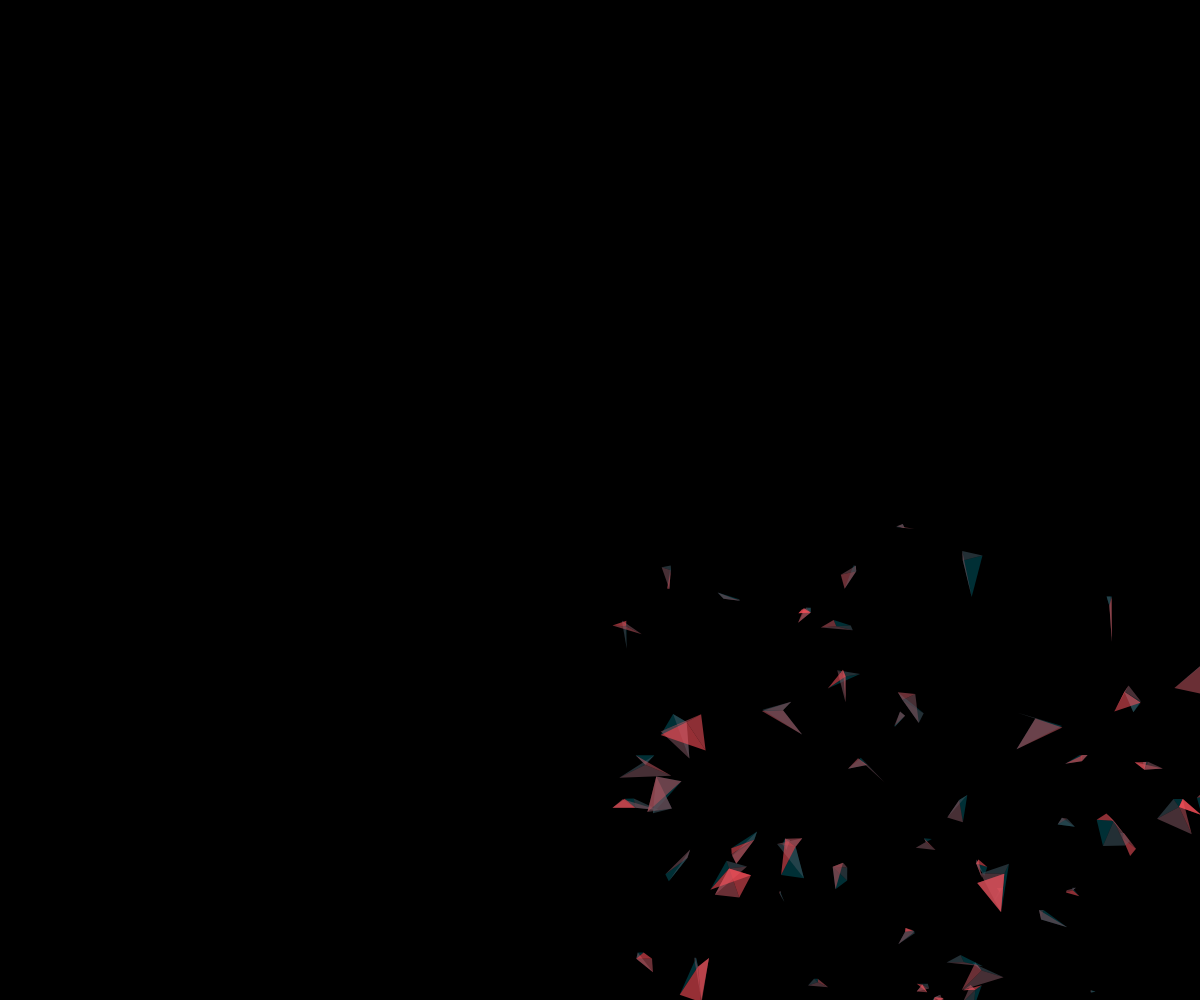
Frame 1 (no input)
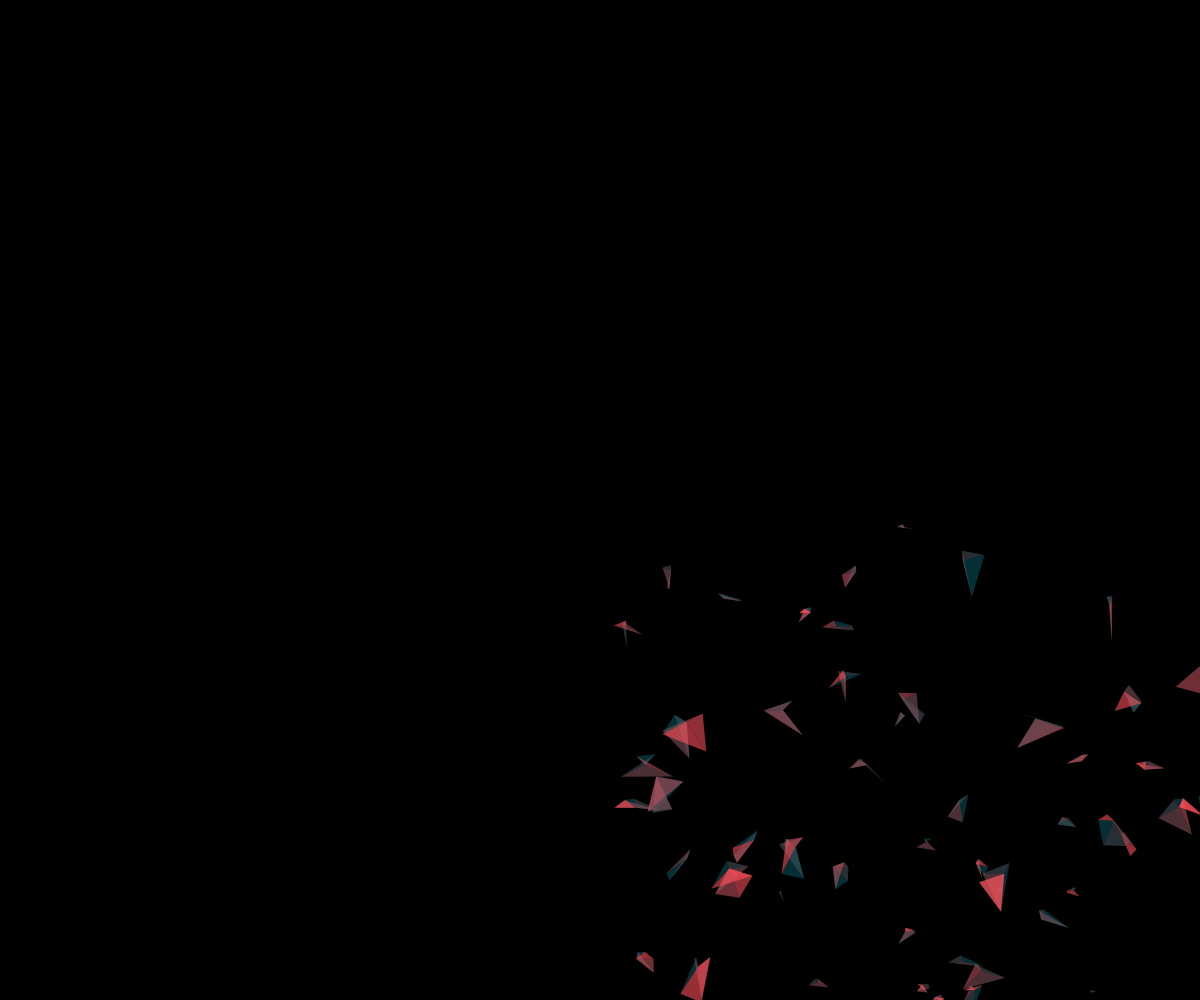
Frame 60 (no input)
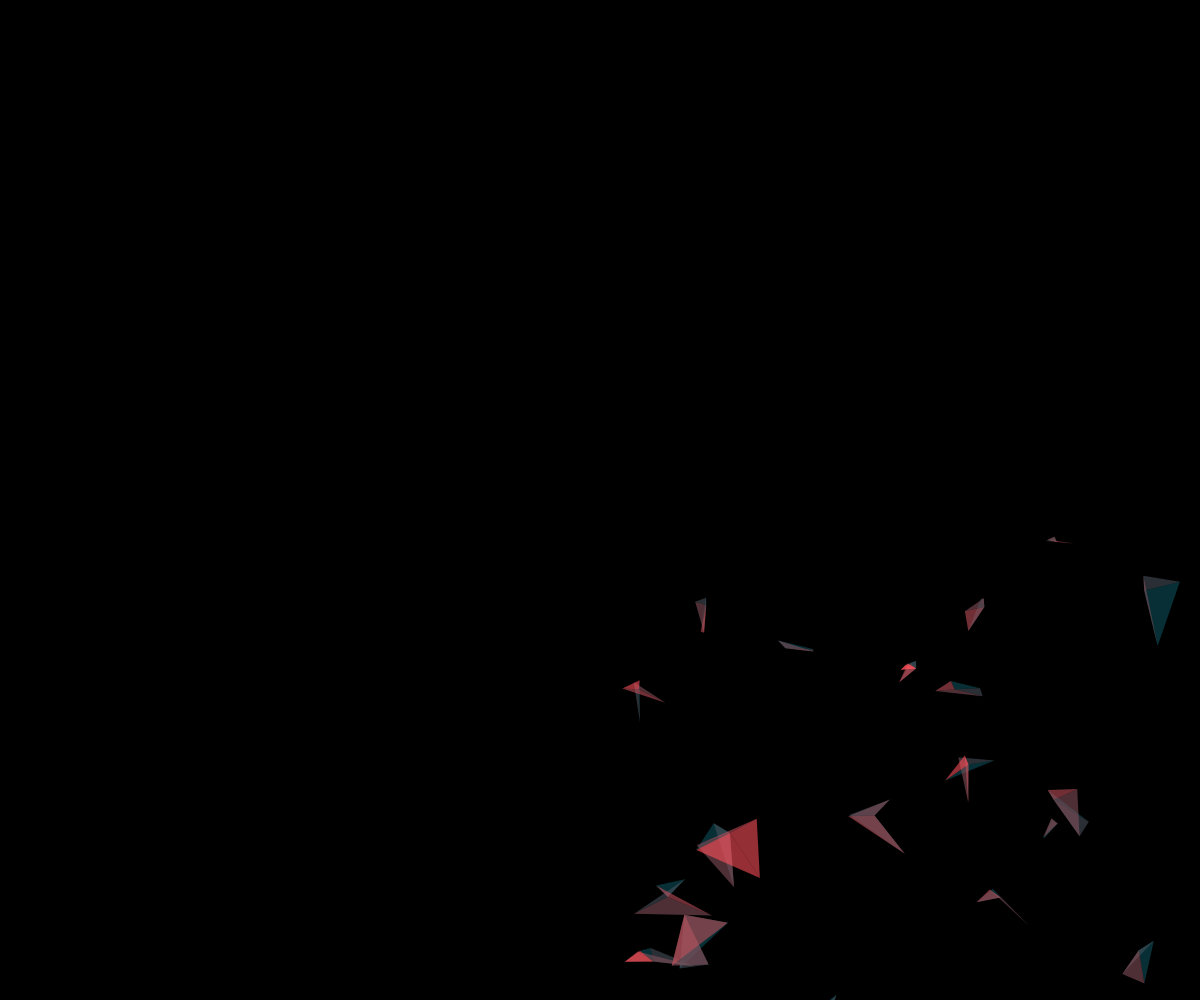
Frame 120 (the mouse pressed at the canvas centre since frame 60)

The p5.js sketch that drew these frames (run headless with seeded random() and noise() and a simulated clock; from frame 60 on, the mouse is pressed at the canvas centre):

// p5.js sketch
// ── sketch.js
let coralStructures = [];
let time = 0;
let zoom = 1;
let offsetX = 0;
let offsetY = 0;

function setup() {
  createCanvas(windowWidth, windowHeight);
  noStroke();
  // Initialize coral structures with fractal-like patterns
  for (let i = 0; i < 200; i++) {
    const x = random(width);
    const y = random(height);
    const size = random(10, 50);
    const depth = random(3, 6);
    coralStructures.push(new CoralStructure(x, y, size, depth));
  }
}

function draw() {
  background(0);
  time += 0.005;
  
  // Apply zoom and pan transformations
  push();
  translate(width/2 + offsetX, height/2 + offsetY);
  scale(zoom);
  
  // Draw all coral structures
  for (let structure of coralStructures) {
    structure.update(time);
    structure.display();
  }
  
  pop();
}

class CoralStructure {
  constructor(x, y, size, depth) {
    this.x = x;
    this.y = y;
    this.size = size;
    this.depth = depth;
    this.segments = [];
    this.initSegments();
  }
  
  initSegments() {
    this.segments = [];
    const numSegments = floor(random(3, 7));
    for (let i = 0; i < numSegments; i++) {
      const angle = random(TWO_PI);
      const length = random(this.size * 0.5, this.size * 1.5);
      this.segments.push({
        angle: angle,
        length: length,
        depth: floor(random(2, 5))
      });
    }
  }
  
  update(time) {
    // Pulsing effect
    for (let segment of this.segments) {
      segment.length = this.size * 0.5 + sin(time * 0.5 + segment.angle) * this.size * 0.3;
    }
  }
  
  display() {
    push();
    translate(this.x, this.y);
    
    // Draw each segment as a glowing translucent polygon
    for (let i = 0; i < this.segments.length; i++) {
      const seg = this.segments[i];
      const nextSeg = this.segments[(i + 1) % this.segments.length];
      
      // Calculate points for the polygon
      const p1 = createVector(0, 0);
      const p2 = p5.Vector.fromAngle(seg.angle).mult(seg.length);
      const p3 = p5.Vector.fromAngle(nextSeg.angle).mult(nextSeg.length);
      
      // Create a color with saturation and brightness
      const hue = (i * 60 + time * 20) % 360;
      fill(hue, 80, 90, 150);
      
      beginShape();
      vertex(p1.x, p1.y);
      vertex(p2.x, p2.y);
      vertex(p3.x, p3.y);
      endShape(CLOSE);
    }
    
    pop();
  }
}

function mousePressed() {
  // Start zooming into the fractal
  zoom *= 1.5;
}

function mouseDragged() {
  // Pan around the fractal
  offsetX -= (pmouseX - mouseX) / zoom;
  offsetY -= (pmouseY - mouseY) / zoom;
}

function windowResized() {
  resizeCanvas(windowWidth, windowHeight);
}
